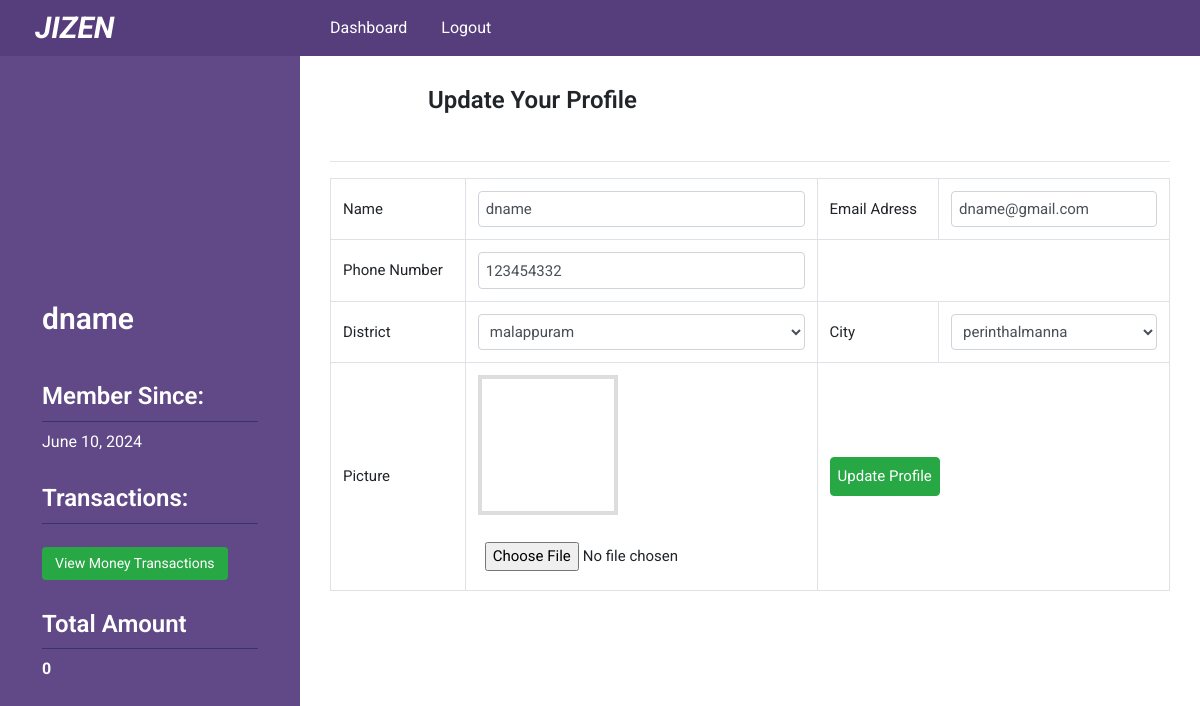
Screenshot of /dashboard/doner/doner-profile-update/15 (signed in) with the database file from the repository.
### poorapp/models.py (models this page shows, shortened)
class Doner(models.Model):
    doner_name      = models.CharField(max_length = 120)
    gender_list = (
        ('F','Female'),
        ('M','Male'),
        ('O','Other')
    )
    doner_gender    = models.CharField(max_length=1,choices=gender_list, null=True)
    doner_age       = models.IntegerField(null=True,blank=True)
    doner_phone     = models.CharField(max_length=15)
    doner_email     = models.EmailField(max_length=50,blank=True)
    doner_pass      = models.CharField(max_length = 300)
    doner_image     = models.ImageField(upload_to='uploads/',blank = True)
    joining_date    = models.DateField(auto_now=False, auto_now_add=True)
    district_name   = models.ForeignKey(DistrictList, on_delete= models.CASCADE)
    city_name       = models.ForeignKey(CityList, on_delete= models.CASCADE)
    status          = models.BooleanField(default=False)
    complete        = models.BooleanField(default=False)
    request         = models.BooleanField(default=False)

class DistrictList(models.Model):
    district_name = models.CharField(max_length=100)
    def __str__(self):
        return self.district_name

### poorapp/views.py (the view, shortened to what this page needs)
# urls.py: path('doner/doner-profile-update/<int:doner_id>', views.doner_profile_update, name='doner_profile_update'),
def doner_profile_update(request, doner_id):
    if request.session['userid']:
        profile = models.Doner.objects.filter(id=doner_id).first()
        district_list = models.DistrictList.objects.all()
        city_lists = models.CityList.objects.all()
        context = {
            'profile':profile,
            'district_list':district_list,
            'city_lists':city_lists,
        }
        return render(request,'dashboard/doner_profile_update.html',context)
    else:
        return redirect('/')

### poorapp/templatetags/data_load.py (called while the page is built)
@register.filter(name='doner_info')
def intactive_counts(request,id):
    doner_info = Doner.objects.filter(id=id)
    return doner_info

@register.filter(name='county_wise_city')
def county_wise_city(id):
    city_list = CityList.objects.filter(district_id=id)
    return city_list

@register.filter(name='total_payment')
def total_payment(request,id):
    my_paymenbt = PaymentProcess.objects.filter(payment_by_id=id)
    total = 0
    for payment in my_paymenbt:
        total = total + payment.payment_amount
    return total

### templates/dashboard/doner_profile_update.html (shortened to what this page needs)
{% extends 'dashboard-base.html' %}
{% load data_load %}
{% block dashboard %}
<div class="dashboard_topbar">
    <div class="row">
        <div class="col-sm-6">
            <div class="dashboar_top_title">
                <h2 class="fweight-600 fsize-24 pbottom-30 align-center">
                    Update Your Profile
                </h2>
            </div>
        </div>
    </div>
</div>
<hr>
<div class="add_poor_area">
    <form action="" method="POST" enctype="multipart/form-data">
         <table class="table table-bordered">
             <tr>
                 <td>Name</td>
                 <td><input type="text" value="{{profile.doner_name}}" name="name" class="form-control" required></td>
                 <td>Email Adress</td>
                 <td><input type="email" value="{{profile.doner_email}}" name="email" class="form-control"></td>
             </tr>
             <tr>
                 <td>Phone Number</td>
                 <td><input type="tel" value="{{profile.doner_phone}}" name="phone" class="form-control" required></td>
             </tr>
             <tr>
                 <td>District</td>
                 <td>
                    <select name="country" class="form-control" id="country_id" required>
                         {% for dist in district_list %}
                            <option value="{{dist.pk}}"{% if profile.city_name.district_id == dist.pk %} selected {% endif %}>{{dist}}</option>
                         {% endfor %}
                    </select>
                </td>
                <td>City</td>
                <td>
                    {% if city_lists %}
                        <select name="city_name" class="form-control" id="city_id" required>
                            {% for data in profile.city_name.district_id|county_wise_city %}
                                {% if profile.city_name_id == data.id %}
                                    <option value="{{ data.pk }}" selected>{{data.city_name}}</option>
                                {% else %}
                                    <option value="{{ data.pk }}">{{data.city_name}}</option>
                                {% endif %}
                            {% endfor %}
                        </select>
                    {% else %}
                        <select name="city_name" class="form-control" id="city_id" required>
                        </select>
                    {% endif %}
                </td>
             </tr>
             <tr>
                 <td>Picture</td>
                 <td class="profile_image">
                 <div class="preview_image">
                 </div>
                 <input type="file" name="myfile" id="file" onchange="loadFile(event)">
                </td>
                 <td colspan="2"><input type="submit" value="Update Profile" class="btn btn-success"></td>
             </tr>
         </table>
    </form>
</div>
{% endblock dashboard %}

### templates/dashboard-base.html (shortened to what this page needs)
<!DOCTYPE html>
<html lang="en">
<head>
    <link rel="stylesheet" href="https://cdnjs.cloudflare.com/ajax/libs/font-awesome/4.7.0/css/font-awesome.min.css">
    {% load static %}
    {% load data_load %}
    <link rel="stylesheet" href="{% static 'css/bootstrap.min.css' %}">
    <link rel="stylesheet" href="{% static 'style.css' %}">
</head>
<body>
<header class="header_area sticky-top">
    <div class="container-fluid">
        <div class="row">
            <div class="col-sm-3">
                <div class="logo">
                    <a target="_blank" href="{% url 'commonapp:home' %}"><h2>JIZEN</h2></a>
                </div>
            </div>
            <div class="col-md-8">
                {% if request.session.admin  %}
                <div class="top_title doner_menu_area">
                        <div class="left_menu menu">
                            <ul>
                                <li><a href="">Dashboard</a></li>
                                </li>
                                <li><a href="{% url 'poorapp:admin_logout' %}">Logout</a></li>
                            </ul>
                        </div>
                        <!-- <div class="right_menu menu">
                            <ul>
                                <li><a href="">Settings <i class="fa fa-sort-down"></i></a>
                                    <ul>
                                        <li><a href="">Update Profile</a></li>
                                        <li><a href="">Change Password</a></li>
                                        <li><a href="">View login History</a></li>
                                        <li><a href="">Help</a></li>
                                    </ul>
                                </li>
                            </ul>
                        </div> -->
                    </div>
                {% elif request.session.userid %}
                    <div class="top_title doner_menu_area">
                        <div class="left_menu menu">
                            <ul>
                                <li><a href="{% url 'poorapp:doner_dashboard' %}">Dashboard</a></li>
                                <li><a href="{% url 'poorapp:doner_logout' %}">Logout</a></li>
                            </ul>
                        </div>
                    </div>
                {% endif %}
            </div>
        </div>
    </div>
</header>
<section class="dashboard_content_area">
    <div class="container-fluid">
        <div class="row">
            <div class="col-sm-3 fixed-left dashboard_sidebar">
                <div class="sidebar">
                {% if request.session.admin %}
                    <div class="accordion single_sidebar" id="accordionExample">
                        <h3 class="collapsed" data-toggle="collapse" data-target="#one" aria-expanded="true" aria-controls="one"><i class="fa fa-list-ul"></i> Receiver Dashboard</h3>
                        <div id="one" class="dashboard_menu collapse show" data-parent="">
                            <ul>
                                <li><a href="{% url 'poorapp:poor_list' %}"><i class="fa fa-hand-o-right"></i> Receiver list</a></li>
                            </ul>
                        </div>
                        <h3 class="collapsed" data-toggle="collapse" data-target="#helper" aria-expanded="true" aria-controls="helper"><i class="fa fa-list-ul"></i> Who are Helping Now</h3>
                        <div id="helper" class="dashboard_menu collapse show" data-parent="">
                            <ul>
                                <li><a href="{% url 'poorapp:doner_list' %}"><i class="fa fa-hand-o-right"></i> Donor List</a></li>
                            </ul>
                        </div>
                    </div>
                    {% elif request.session.userid %}
                        <div class="doner_profile_area">
                            {% for doner in doner_info|doner_info:request.session.userid %}
                                {% if doner.doner_image%}
                                    <div class="doner_image">
                                        <a href="{% url 'poorapp:doner_dashboard' %}"><img src="{{doner.doner_image.url}}" alt=""></a>
                                    </div>
                                {% endif %}
                                <div class="general_info">
                                    <h2>{{doner.doner_name}}</h2>
                                    <h3>Member Since:</h3>
                                    <p>{{doner.joining_date}}</p>
                                    <h3>Transactions: </h2>
                                    <a href="{% url 'poorapp:view_transactions' request.session.userid %}" class="btn btn-success btn-sm">View Money Transactions</a>
                                    <h3>Total Amount</h3>
                                    <p><strong>{{ total_payments|total_payment:request.session.userid }}</strong></p>
                                </div>
                            {% endfor %}
                        </div>
                    {% endif %}
                </div>
            </div>
            <div class="col-sm-9">
                <div class="dashboard_content">
                    {% block dashboard %}
                    {% endblock dashboard %}
                </div>
            </div>
        </div>
    </div>
</section>
</body>
</html>

### static/style.css (style rules this page uses)
body { font-family: 'Roboto', sans-serif; }
.align-center { text-align: center; }
.header_area { background-color: #563d7c; }
*,h1,h2,h3,h4,h5,h6,ul,li,a,p { margin: 0; padding: 0; }
.logo h2 { font-size: 30px; color: #fff; margin-bottom: 0; padding: 5px 20px; margin: 5px 0; display: inline-block; border-radius: 5px; font-style: italic; font-weight: 700; }
.col-sm-3.dashboard_sidebar { background-color: #614887; padding-bottom: 60px; min-height: 700px; }
ul { list-style: none; }
.fsize-24 { font-size:24px ; }
.dashboard_content { padding: 30px 15px 80px; z-index: 1; position: relative; }
.fweight-600 { font-weight: 600; }
.pbottom-30 { padding-bottom: 30px; }
.menu ul li { display: inline; }
.menu ul li a { color: #fff; font-weight: 400; display: inline-block; font-size: 16px; padding: 16px 15px; text-transform: capitalize; text-decoration: none; transition: all 0.5s; }
.doner_image { text-align: center; }
.doner_image a { display: block; width: 200px; height: 200px; display: block; overflow: hidden; border-radius: 400px; }
.general_info p { color: #fff; margin-bottom: 20px; }
.doner_profile_area { padding: 30px 10%; }
.general_info h2 { font-size: 30px; color: #fff; font-weight: 600; padding: 15px 0; }
.general_info a.btn { padding: 5px 12px; margin-top: 15px; }
.general_info h3 { font-size: 24px; font-weight: 600; color: #fff; padding-bottom: 10px; margin-bottom: 8px; border-bottom: 1px solid #3A3560; margin-top: 30px; }
.left_menu.menu { float: left; width: 87%; }
.menu ul li { position: relative; }
.preview_image { width: 140px; height: 140px; margin-bottom: 20px; overflow: hidden; border: 4px solid #ddd; }
.add_poor_area td { font-size: 15px; vertical-align: middle; }
.add_poor_area td input, .add_poor_area td select { font-size: 15px; padding: 7px; }

### rows the page displays
Doner: doner_name "dname", joining_date "June 10, 2024", request "0", name "dname", email "dname@gmail.com", phone "123454332", country "malappuram"

### other values shown
form field city_name "perinthalmanna"
